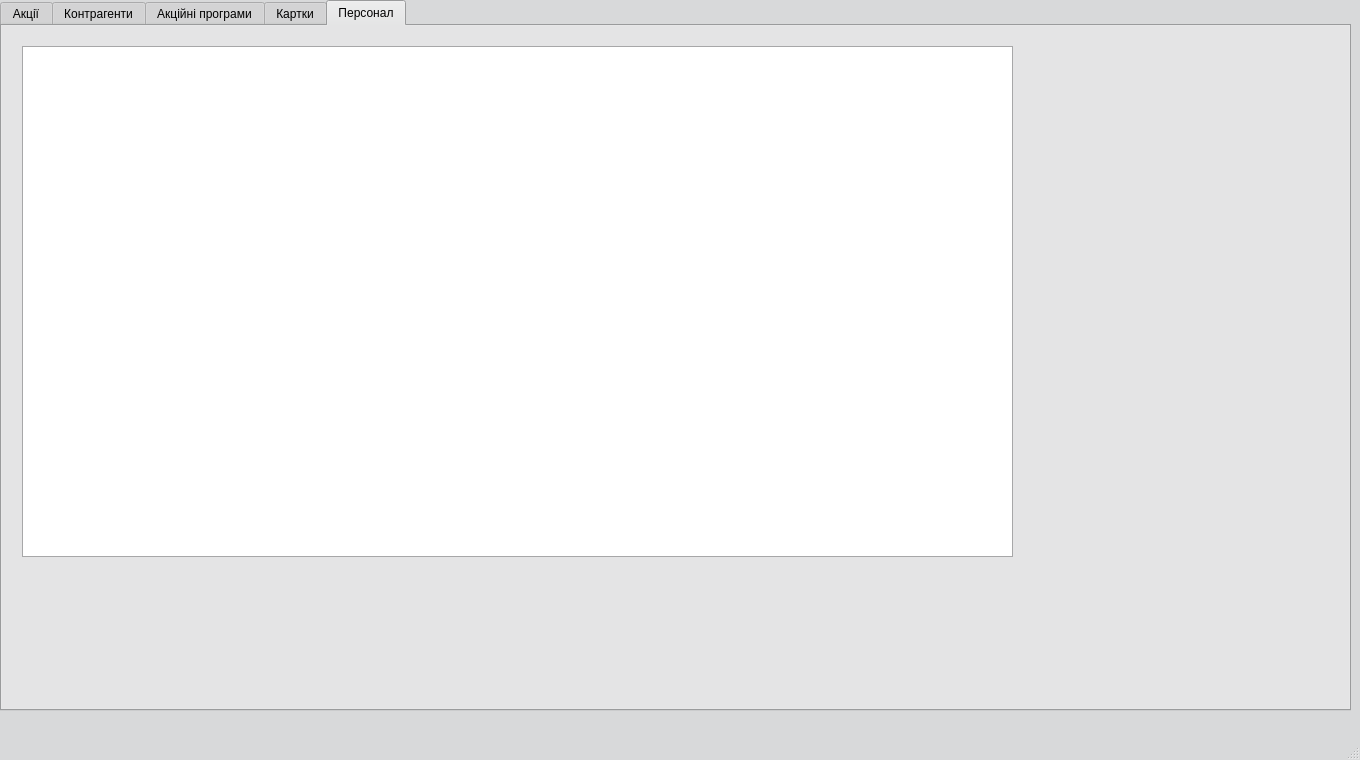
<?xml version="1.0" encoding="UTF-8"?>
<ui version="4.0">
 <class>MainWindow</class>
 <widget class="QMainWindow" name="MainWindow">
  <property name="enabled">
   <bool>true</bool>
  </property>
  <property name="geometry">
   <rect>
    <x>0</x>
    <y>0</y>
    <width>1360</width>
    <height>760</height>
   </rect>
  </property>
  <property name="sizePolicy">
   <sizepolicy hsizetype="MinimumExpanding" vsizetype="MinimumExpanding">
    <horstretch>0</horstretch>
    <verstretch>0</verstretch>
   </sizepolicy>
  </property>
  <property name="palette">
   <palette>
    <active>
     <colorrole role="WindowText">
      <brush brushstyle="SolidPattern">
       <color alpha="255">
        <red>0</red>
        <green>0</green>
        <blue>0</blue>
       </color>
      </brush>
     </colorrole>
     <colorrole role="Button">
      <brush brushstyle="SolidPattern">
       <color alpha="255">
        <red>216</red>
        <green>217</green>
        <blue>218</blue>
       </color>
      </brush>
     </colorrole>
     <colorrole role="Light">
      <brush brushstyle="SolidPattern">
       <color alpha="255">
        <red>255</red>
        <green>255</green>
        <blue>255</blue>
       </color>
      </brush>
     </colorrole>
     <colorrole role="Midlight">
      <brush brushstyle="SolidPattern">
       <color alpha="255">
        <red>235</red>
        <green>236</green>
        <blue>236</blue>
       </color>
      </brush>
     </colorrole>
     <colorrole role="Dark">
      <brush brushstyle="SolidPattern">
       <color alpha="255">
        <red>108</red>
        <green>108</green>
        <blue>109</blue>
       </color>
      </brush>
     </colorrole>
     <colorrole role="Mid">
      <brush brushstyle="SolidPattern">
       <color alpha="255">
        <red>144</red>
        <green>145</green>
        <blue>145</blue>
       </color>
      </brush>
     </colorrole>
     <colorrole role="Text">
      <brush brushstyle="SolidPattern">
       <color alpha="255">
        <red>0</red>
        <green>0</green>
        <blue>0</blue>
       </color>
      </brush>
     </colorrole>
     <colorrole role="BrightText">
      <brush brushstyle="SolidPattern">
       <color alpha="255">
        <red>255</red>
        <green>255</green>
        <blue>255</blue>
       </color>
      </brush>
     </colorrole>
     <colorrole role="ButtonText">
      <brush brushstyle="SolidPattern">
       <color alpha="255">
        <red>0</red>
        <green>0</green>
        <blue>0</blue>
       </color>
      </brush>
     </colorrole>
     <colorrole role="Base">
      <brush brushstyle="SolidPattern">
       <color alpha="255">
        <red>255</red>
        <green>255</green>
        <blue>255</blue>
       </color>
      </brush>
     </colorrole>
     <colorrole role="Window">
      <brush brushstyle="SolidPattern">
       <color alpha="255">
        <red>216</red>
        <green>217</green>
        <blue>218</blue>
       </color>
      </brush>
     </colorrole>
     <colorrole role="Shadow">
      <brush brushstyle="SolidPattern">
       <color alpha="255">
        <red>0</red>
        <green>0</green>
        <blue>0</blue>
       </color>
      </brush>
     </colorrole>
     <colorrole role="AlternateBase">
      <brush brushstyle="SolidPattern">
       <color alpha="255">
        <red>235</red>
        <green>236</green>
        <blue>236</blue>
       </color>
      </brush>
     </colorrole>
     <colorrole role="ToolTipBase">
      <brush brushstyle="SolidPattern">
       <color alpha="255">
        <red>255</red>
        <green>255</green>
        <blue>220</blue>
       </color>
      </brush>
     </colorrole>
     <colorrole role="ToolTipText">
      <brush brushstyle="SolidPattern">
       <color alpha="255">
        <red>0</red>
        <green>0</green>
        <blue>0</blue>
       </color>
      </brush>
     </colorrole>
    </active>
    <inactive>
     <colorrole role="WindowText">
      <brush brushstyle="SolidPattern">
       <color alpha="255">
        <red>0</red>
        <green>0</green>
        <blue>0</blue>
       </color>
      </brush>
     </colorrole>
     <colorrole role="Button">
      <brush brushstyle="SolidPattern">
       <color alpha="255">
        <red>216</red>
        <green>217</green>
        <blue>218</blue>
       </color>
      </brush>
     </colorrole>
     <colorrole role="Light">
      <brush brushstyle="SolidPattern">
       <color alpha="255">
        <red>255</red>
        <green>255</green>
        <blue>255</blue>
       </color>
      </brush>
     </colorrole>
     <colorrole role="Midlight">
      <brush brushstyle="SolidPattern">
       <color alpha="255">
        <red>235</red>
        <green>236</green>
        <blue>236</blue>
       </color>
      </brush>
     </colorrole>
     <colorrole role="Dark">
      <brush brushstyle="SolidPattern">
       <color alpha="255">
        <red>108</red>
        <green>108</green>
        <blue>109</blue>
       </color>
      </brush>
     </colorrole>
     <colorrole role="Mid">
      <brush brushstyle="SolidPattern">
       <color alpha="255">
        <red>144</red>
        <green>145</green>
        <blue>145</blue>
       </color>
      </brush>
     </colorrole>
     <colorrole role="Text">
      <brush brushstyle="SolidPattern">
       <color alpha="255">
        <red>0</red>
        <green>0</green>
        <blue>0</blue>
       </color>
      </brush>
     </colorrole>
     <colorrole role="BrightText">
      <brush brushstyle="SolidPattern">
       <color alpha="255">
        <red>255</red>
        <green>255</green>
        <blue>255</blue>
       </color>
      </brush>
     </colorrole>
     <colorrole role="ButtonText">
      <brush brushstyle="SolidPattern">
       <color alpha="255">
        <red>0</red>
        <green>0</green>
        <blue>0</blue>
       </color>
      </brush>
     </colorrole>
     <colorrole role="Base">
      <brush brushstyle="SolidPattern">
       <color alpha="255">
        <red>255</red>
        <green>255</green>
        <blue>255</blue>
       </color>
      </brush>
     </colorrole>
     <colorrole role="Window">
      <brush brushstyle="SolidPattern">
       <color alpha="255">
        <red>216</red>
        <green>217</green>
        <blue>218</blue>
       </color>
      </brush>
     </colorrole>
     <colorrole role="Shadow">
      <brush brushstyle="SolidPattern">
       <color alpha="255">
        <red>0</red>
        <green>0</green>
        <blue>0</blue>
       </color>
      </brush>
     </colorrole>
     <colorrole role="AlternateBase">
      <brush brushstyle="SolidPattern">
       <color alpha="255">
        <red>235</red>
        <green>236</green>
        <blue>236</blue>
       </color>
      </brush>
     </colorrole>
     <colorrole role="ToolTipBase">
      <brush brushstyle="SolidPattern">
       <color alpha="255">
        <red>255</red>
        <green>255</green>
        <blue>220</blue>
       </color>
      </brush>
     </colorrole>
     <colorrole role="ToolTipText">
      <brush brushstyle="SolidPattern">
       <color alpha="255">
        <red>0</red>
        <green>0</green>
        <blue>0</blue>
       </color>
      </brush>
     </colorrole>
    </inactive>
    <disabled>
     <colorrole role="WindowText">
      <brush brushstyle="SolidPattern">
       <color alpha="255">
        <red>108</red>
        <green>108</green>
        <blue>109</blue>
       </color>
      </brush>
     </colorrole>
     <colorrole role="Button">
      <brush brushstyle="SolidPattern">
       <color alpha="255">
        <red>216</red>
        <green>217</green>
        <blue>218</blue>
       </color>
      </brush>
     </colorrole>
     <colorrole role="Light">
      <brush brushstyle="SolidPattern">
       <color alpha="255">
        <red>255</red>
        <green>255</green>
        <blue>255</blue>
       </color>
      </brush>
     </colorrole>
     <colorrole role="Midlight">
      <brush brushstyle="SolidPattern">
       <color alpha="255">
        <red>235</red>
        <green>236</green>
        <blue>236</blue>
       </color>
      </brush>
     </colorrole>
     <colorrole role="Dark">
      <brush brushstyle="SolidPattern">
       <color alpha="255">
        <red>108</red>
        <green>108</green>
        <blue>109</blue>
       </color>
      </brush>
     </colorrole>
     <colorrole role="Mid">
      <brush brushstyle="SolidPattern">
       <color alpha="255">
        <red>144</red>
        <green>145</green>
        <blue>145</blue>
       </color>
      </brush>
     </colorrole>
     <colorrole role="Text">
      <brush brushstyle="SolidPattern">
       <color alpha="255">
        <red>108</red>
        <green>108</green>
        <blue>109</blue>
       </color>
      </brush>
     </colorrole>
     <colorrole role="BrightText">
      <brush brushstyle="SolidPattern">
       <color alpha="255">
        <red>255</red>
        <green>255</green>
        <blue>255</blue>
       </color>
      </brush>
     </colorrole>
     <colorrole role="ButtonText">
      <brush brushstyle="SolidPattern">
       <color alpha="255">
        <red>108</red>
        <green>108</green>
        <blue>109</blue>
       </color>
      </brush>
     </colorrole>
     <colorrole role="Base">
      <brush brushstyle="SolidPattern">
       <color alpha="255">
        <red>216</red>
        <green>217</green>
        <blue>218</blue>
       </color>
      </brush>
     </colorrole>
     <colorrole role="Window">
      <brush brushstyle="SolidPattern">
       <color alpha="255">
        <red>216</red>
        <green>217</green>
        <blue>218</blue>
       </color>
      </brush>
     </colorrole>
     <colorrole role="Shadow">
      <brush brushstyle="SolidPattern">
       <color alpha="255">
        <red>0</red>
        <green>0</green>
        <blue>0</blue>
       </color>
      </brush>
     </colorrole>
     <colorrole role="AlternateBase">
      <brush brushstyle="SolidPattern">
       <color alpha="255">
        <red>216</red>
        <green>217</green>
        <blue>218</blue>
       </color>
      </brush>
     </colorrole>
     <colorrole role="ToolTipBase">
      <brush brushstyle="SolidPattern">
       <color alpha="255">
        <red>255</red>
        <green>255</green>
        <blue>220</blue>
       </color>
      </brush>
     </colorrole>
     <colorrole role="ToolTipText">
      <brush brushstyle="SolidPattern">
       <color alpha="255">
        <red>0</red>
        <green>0</green>
        <blue>0</blue>
       </color>
      </brush>
     </colorrole>
    </disabled>
   </palette>
  </property>
  <property name="windowTitle">
   <string>Супермаркет</string>
  </property>
  <widget class="QWidget" name="centralWidget">
   <property name="sizePolicy">
    <sizepolicy hsizetype="Expanding" vsizetype="Expanding">
     <horstretch>0</horstretch>
     <verstretch>0</verstretch>
    </sizepolicy>
   </property>
   <property name="mouseTracking">
    <bool>false</bool>
   </property>
   <property name="focusPolicy">
    <enum>Qt::NoFocus</enum>
   </property>
   <widget class="QTabWidget" name="tabWidget">
    <property name="geometry">
     <rect>
      <x>0</x>
      <y>0</y>
      <width>1351</width>
      <height>711</height>
     </rect>
    </property>
    <property name="sizePolicy">
     <sizepolicy hsizetype="Expanding" vsizetype="Expanding">
      <horstretch>0</horstretch>
      <verstretch>0</verstretch>
     </sizepolicy>
    </property>
    <property name="focusPolicy">
     <enum>Qt::NoFocus</enum>
    </property>
    <property name="toolTip">
     <string>&lt;html&gt;&lt;head/&gt;&lt;body&gt;&lt;p&gt;&lt;br/&gt;&lt;/p&gt;&lt;/body&gt;&lt;/html&gt;</string>
    </property>
    <property name="whatsThis">
     <string>&lt;html&gt;&lt;head/&gt;&lt;body&gt;&lt;p&gt;&lt;br/&gt;&lt;/p&gt;&lt;/body&gt;&lt;/html&gt;</string>
    </property>
    <property name="currentIndex">
     <number>4</number>
    </property>
    <widget class="QWidget" name="tab_actions">
     <property name="enabled">
      <bool>true</bool>
     </property>
     <property name="focusPolicy">
      <enum>Qt::NoFocus</enum>
     </property>
     <attribute name="title">
      <string>Акції</string>
     </attribute>
     <widget class="QTableView" name="tableView_actions">
      <property name="geometry">
       <rect>
        <x>20</x>
        <y>20</y>
        <width>991</width>
        <height>511</height>
       </rect>
      </property>
      <property name="focusPolicy">
       <enum>Qt::NoFocus</enum>
      </property>
     </widget>
     <widget class="QPushButton" name="add_action_button">
      <property name="geometry">
       <rect>
        <x>1050</x>
        <y>320</y>
        <width>261</width>
        <height>27</height>
       </rect>
      </property>
      <property name="text">
       <string>Додати акцію</string>
      </property>
     </widget>
     <widget class="QFrame" name="frame">
      <property name="geometry">
       <rect>
        <x>1030</x>
        <y>20</y>
        <width>301</width>
        <height>291</height>
       </rect>
      </property>
      <property name="frameShape">
       <enum>QFrame::StyledPanel</enum>
      </property>
      <property name="frameShadow">
       <enum>QFrame::Plain</enum>
      </property>
      <widget class="QWidget" name="gridLayoutWidget">
       <property name="geometry">
        <rect>
         <x>10</x>
         <y>10</y>
         <width>281</width>
         <height>271</height>
        </rect>
       </property>
       <layout class="QGridLayout" name="gridLayout">
        <item row="6" column="0">
         <widget class="QLabel" name="label_4">
          <property name="text">
           <string>Назва акції</string>
          </property>
          <property name="alignment">
           <set>Qt::AlignBottom|Qt::AlignHCenter</set>
          </property>
         </widget>
        </item>
        <item row="4" column="0">
         <widget class="QLabel" name="label_3">
          <property name="text">
           <string>Відсотки по акції</string>
          </property>
          <property name="alignment">
           <set>Qt::AlignBottom|Qt::AlignHCenter</set>
          </property>
         </widget>
        </item>
        <item row="5" column="0">
         <widget class="QLineEdit" name="action_percent_field">
          <property name="layoutDirection">
           <enum>Qt::LeftToRight</enum>
          </property>
          <property name="alignment">
           <set>Qt::AlignCenter</set>
          </property>
         </widget>
        </item>
        <item row="3" column="0">
         <widget class="QDateEdit" name="stop_action_date">
          <property name="alignment">
           <set>Qt::AlignCenter</set>
          </property>
          <property name="displayFormat">
           <string>dd.MM.yyyy</string>
          </property>
          <property name="calendarPopup">
           <bool>true</bool>
          </property>
          <property name="date">
           <date>
            <year>2016</year>
            <month>1</month>
            <day>2</day>
           </date>
          </property>
         </widget>
        </item>
        <item row="2" column="0">
         <widget class="QLabel" name="label_2">
          <property name="text">
           <string>Кінець акції</string>
          </property>
          <property name="alignment">
           <set>Qt::AlignBottom|Qt::AlignHCenter</set>
          </property>
         </widget>
        </item>
        <item row="1" column="0">
         <widget class="QDateEdit" name="start_action_date">
          <property name="alignment">
           <set>Qt::AlignCenter</set>
          </property>
          <property name="dateTime">
           <datetime>
            <hour>0</hour>
            <minute>0</minute>
            <second>0</second>
            <year>2016</year>
            <month>1</month>
            <day>1</day>
           </datetime>
          </property>
          <property name="displayFormat">
           <string>dd.MM.yyyy</string>
          </property>
          <property name="calendarPopup">
           <bool>true</bool>
          </property>
          <property name="date">
           <date>
            <year>2016</year>
            <month>1</month>
            <day>1</day>
           </date>
          </property>
         </widget>
        </item>
        <item row="0" column="0">
         <widget class="QLabel" name="label">
          <property name="text">
           <string>Початок акції</string>
          </property>
          <property name="alignment">
           <set>Qt::AlignBottom|Qt::AlignHCenter</set>
          </property>
         </widget>
        </item>
        <item row="7" column="0">
         <widget class="QLineEdit" name="action_name_field">
          <property name="alignment">
           <set>Qt::AlignCenter</set>
          </property>
         </widget>
        </item>
       </layout>
      </widget>
     </widget>
     <widget class="QPushButton" name="clear_action_form">
      <property name="geometry">
       <rect>
        <x>1050</x>
        <y>400</y>
        <width>261</width>
        <height>27</height>
       </rect>
      </property>
      <property name="text">
       <string>Очистити форму</string>
      </property>
     </widget>
     <widget class="QPushButton" name="delete_action">
      <property name="enabled">
       <bool>false</bool>
      </property>
      <property name="geometry">
       <rect>
        <x>1050</x>
        <y>440</y>
        <width>261</width>
        <height>27</height>
       </rect>
      </property>
      <property name="text">
       <string>Видалити акцію</string>
      </property>
     </widget>
     <widget class="QPushButton" name="update_action">
      <property name="enabled">
       <bool>false</bool>
      </property>
      <property name="geometry">
       <rect>
        <x>1050</x>
        <y>360</y>
        <width>261</width>
        <height>27</height>
       </rect>
      </property>
      <property name="text">
       <string>Редагувати акцію</string>
      </property>
     </widget>
    </widget>
    <widget class="QWidget" name="tab_contractors">
     <attribute name="title">
      <string>Контрагенти</string>
     </attribute>
     <widget class="QTableView" name="tableView_contractors">
      <property name="geometry">
       <rect>
        <x>20</x>
        <y>20</y>
        <width>991</width>
        <height>511</height>
       </rect>
      </property>
     </widget>
     <widget class="QFrame" name="frame_2">
      <property name="geometry">
       <rect>
        <x>1030</x>
        <y>20</y>
        <width>301</width>
        <height>341</height>
       </rect>
      </property>
      <property name="frameShape">
       <enum>QFrame::StyledPanel</enum>
      </property>
      <property name="frameShadow">
       <enum>QFrame::Raised</enum>
      </property>
      <widget class="QWidget" name="gridLayoutWidget_2">
       <property name="geometry">
        <rect>
         <x>10</x>
         <y>10</y>
         <width>281</width>
         <height>321</height>
        </rect>
       </property>
       <layout class="QGridLayout" name="gridLayout_2">
        <item row="3" column="0">
         <widget class="QLineEdit" name="phone_field">
          <property name="alignment">
           <set>Qt::AlignCenter</set>
          </property>
         </widget>
        </item>
        <item row="4" column="0">
         <widget class="QLabel" name="label_7">
          <property name="text">
           <string>Адреса</string>
          </property>
          <property name="alignment">
           <set>Qt::AlignCenter</set>
          </property>
         </widget>
        </item>
        <item row="9" column="0">
         <widget class="QLineEdit" name="state_number_field">
          <property name="enabled">
           <bool>false</bool>
          </property>
          <property name="dragEnabled">
           <bool>false</bool>
          </property>
          <property name="readOnly">
           <bool>false</bool>
          </property>
         </widget>
        </item>
        <item row="6" column="0">
         <widget class="QCheckBox" name="is_individual">
          <property name="text">
           <string>Фіз. особа (дата народження)</string>
          </property>
          <property name="checked">
           <bool>false</bool>
          </property>
         </widget>
        </item>
        <item row="7" column="0">
         <widget class="QDateEdit" name="birthday_field">
          <property name="enabled">
           <bool>false</bool>
          </property>
          <property name="readOnly">
           <bool>false</bool>
          </property>
          <property name="displayFormat">
           <string>dd.MM.yyyy</string>
          </property>
          <property name="calendarPopup">
           <bool>true</bool>
          </property>
          <property name="date">
           <date>
            <year>2000</year>
            <month>1</month>
            <day>1</day>
           </date>
          </property>
         </widget>
        </item>
        <item row="2" column="0">
         <widget class="QLabel" name="label_6">
          <property name="text">
           <string>Номер телефону</string>
          </property>
          <property name="alignment">
           <set>Qt::AlignCenter</set>
          </property>
         </widget>
        </item>
        <item row="1" column="0">
         <widget class="QLineEdit" name="contractor_name_field">
          <property name="alignment">
           <set>Qt::AlignCenter</set>
          </property>
         </widget>
        </item>
        <item row="0" column="0">
         <widget class="QLabel" name="label_5">
          <property name="text">
           <string>Ім'я контрагента</string>
          </property>
          <property name="alignment">
           <set>Qt::AlignCenter</set>
          </property>
         </widget>
        </item>
        <item row="5" column="0">
         <widget class="QLineEdit" name="adress_field">
          <property name="alignment">
           <set>Qt::AlignCenter</set>
          </property>
         </widget>
        </item>
        <item row="8" column="0">
         <widget class="QCheckBox" name="is_entity">
          <property name="text">
           <string>Юридична особа (номер в реєстрі)</string>
          </property>
         </widget>
        </item>
       </layout>
      </widget>
     </widget>
     <widget class="QPushButton" name="add_contractor_button">
      <property name="geometry">
       <rect>
        <x>1050</x>
        <y>370</y>
        <width>261</width>
        <height>27</height>
       </rect>
      </property>
      <property name="text">
       <string>Додати контрагента</string>
      </property>
     </widget>
     <widget class="QPushButton" name="clear_contr_form">
      <property name="geometry">
       <rect>
        <x>1050</x>
        <y>450</y>
        <width>261</width>
        <height>27</height>
       </rect>
      </property>
      <property name="text">
       <string>Очистити форму</string>
      </property>
     </widget>
     <widget class="QPushButton" name="delete_contr">
      <property name="enabled">
       <bool>false</bool>
      </property>
      <property name="geometry">
       <rect>
        <x>1050</x>
        <y>490</y>
        <width>261</width>
        <height>27</height>
       </rect>
      </property>
      <property name="text">
       <string>Видалити контрагента</string>
      </property>
     </widget>
     <widget class="QPushButton" name="update_contractor">
      <property name="enabled">
       <bool>false</bool>
      </property>
      <property name="geometry">
       <rect>
        <x>1050</x>
        <y>410</y>
        <width>261</width>
        <height>27</height>
       </rect>
      </property>
      <property name="text">
       <string>Редагувати контрагента</string>
      </property>
     </widget>
    </widget>
    <widget class="QWidget" name="tab_programs">
     <attribute name="title">
      <string>Акційні програми</string>
     </attribute>
     <widget class="QTableView" name="tableView_programs">
      <property name="geometry">
       <rect>
        <x>20</x>
        <y>20</y>
        <width>991</width>
        <height>511</height>
       </rect>
      </property>
     </widget>
     <widget class="QPushButton" name="add_program_button">
      <property name="geometry">
       <rect>
        <x>1050</x>
        <y>180</y>
        <width>261</width>
        <height>27</height>
       </rect>
      </property>
      <property name="text">
       <string>Додати нову програму</string>
      </property>
     </widget>
     <widget class="QFrame" name="frame_3">
      <property name="geometry">
       <rect>
        <x>1030</x>
        <y>20</y>
        <width>301</width>
        <height>151</height>
       </rect>
      </property>
      <property name="frameShape">
       <enum>QFrame::StyledPanel</enum>
      </property>
      <property name="frameShadow">
       <enum>QFrame::Raised</enum>
      </property>
      <widget class="QWidget" name="gridLayoutWidget_3">
       <property name="geometry">
        <rect>
         <x>10</x>
         <y>10</y>
         <width>281</width>
         <height>131</height>
        </rect>
       </property>
       <layout class="QGridLayout" name="gridLayout_3">
        <item row="1" column="0">
         <widget class="QLineEdit" name="program_name_field">
          <property name="alignment">
           <set>Qt::AlignCenter</set>
          </property>
         </widget>
        </item>
        <item row="0" column="0">
         <widget class="QLabel" name="label_8">
          <property name="text">
           <string>Назва акційної програми</string>
          </property>
          <property name="alignment">
           <set>Qt::AlignCenter</set>
          </property>
         </widget>
        </item>
        <item row="2" column="0">
         <widget class="QLabel" name="label_9">
          <property name="text">
           <string>Акція в програмі</string>
          </property>
          <property name="scaledContents">
           <bool>true</bool>
          </property>
          <property name="alignment">
           <set>Qt::AlignCenter</set>
          </property>
         </widget>
        </item>
        <item row="3" column="0">
         <widget class="QComboBox" name="action_on_program"/>
        </item>
       </layout>
      </widget>
     </widget>
     <widget class="QPushButton" name="add_new_action_to_program_button">
      <property name="enabled">
       <bool>false</bool>
      </property>
      <property name="geometry">
       <rect>
        <x>1050</x>
        <y>260</y>
        <width>261</width>
        <height>27</height>
       </rect>
      </property>
      <property name="text">
       <string>Додати нову акцію в програму</string>
      </property>
     </widget>
     <widget class="QPushButton" name="update_program_button">
      <property name="enabled">
       <bool>false</bool>
      </property>
      <property name="geometry">
       <rect>
        <x>1050</x>
        <y>220</y>
        <width>261</width>
        <height>27</height>
       </rect>
      </property>
      <property name="text">
       <string>Редагувати назву програми</string>
      </property>
     </widget>
     <widget class="QPushButton" name="delete_action_from_program_button">
      <property name="enabled">
       <bool>false</bool>
      </property>
      <property name="geometry">
       <rect>
        <x>1050</x>
        <y>300</y>
        <width>261</width>
        <height>27</height>
       </rect>
      </property>
      <property name="text">
       <string>Видалити акцію з програми</string>
      </property>
     </widget>
     <widget class="QPushButton" name="clear_program_form">
      <property name="geometry">
       <rect>
        <x>1050</x>
        <y>340</y>
        <width>261</width>
        <height>27</height>
       </rect>
      </property>
      <property name="text">
       <string>Очистити форму</string>
      </property>
     </widget>
     <widget class="QPushButton" name="delete_program_button">
      <property name="enabled">
       <bool>false</bool>
      </property>
      <property name="geometry">
       <rect>
        <x>1050</x>
        <y>380</y>
        <width>261</width>
        <height>27</height>
       </rect>
      </property>
      <property name="text">
       <string>Видалити програму</string>
      </property>
     </widget>
    </widget>
    <widget class="QWidget" name="tab_cards">
     <attribute name="title">
      <string>Картки</string>
     </attribute>
     <widget class="QTableView" name="tableView_cards">
      <property name="geometry">
       <rect>
        <x>20</x>
        <y>20</y>
        <width>991</width>
        <height>511</height>
       </rect>
      </property>
     </widget>
     <widget class="QFrame" name="frame_4">
      <property name="geometry">
       <rect>
        <x>1030</x>
        <y>20</y>
        <width>301</width>
        <height>221</height>
       </rect>
      </property>
      <property name="frameShape">
       <enum>QFrame::StyledPanel</enum>
      </property>
      <property name="frameShadow">
       <enum>QFrame::Raised</enum>
      </property>
      <widget class="QWidget" name="gridLayoutWidget_4">
       <property name="geometry">
        <rect>
         <x>9</x>
         <y>9</y>
         <width>281</width>
         <height>201</height>
        </rect>
       </property>
       <layout class="QGridLayout" name="gridLayout_4">
        <item row="0" column="0">
         <widget class="QLabel" name="label_10">
          <property name="text">
           <string>Контрагент</string>
          </property>
          <property name="alignment">
           <set>Qt::AlignCenter</set>
          </property>
         </widget>
        </item>
        <item row="3" column="0">
         <widget class="QComboBox" name="program_on_card"/>
        </item>
        <item row="4" column="0">
         <widget class="QLabel" name="label_12">
          <property name="text">
           <string>Окрема акція</string>
          </property>
          <property name="alignment">
           <set>Qt::AlignCenter</set>
          </property>
         </widget>
        </item>
        <item row="2" column="0">
         <widget class="QLabel" name="label_11">
          <property name="text">
           <string>Програма на картці</string>
          </property>
          <property name="alignment">
           <set>Qt::AlignCenter</set>
          </property>
         </widget>
        </item>
        <item row="1" column="0">
         <widget class="QComboBox" name="contr_for_card"/>
        </item>
        <item row="5" column="0">
         <widget class="QComboBox" name="single_action_on_card"/>
        </item>
       </layout>
      </widget>
     </widget>
     <widget class="QPushButton" name="add_card">
      <property name="geometry">
       <rect>
        <x>1050</x>
        <y>250</y>
        <width>261</width>
        <height>27</height>
       </rect>
      </property>
      <property name="text">
       <string>Додати картку</string>
      </property>
     </widget>
     <widget class="QPushButton" name="add_program_on_card">
      <property name="enabled">
       <bool>false</bool>
      </property>
      <property name="geometry">
       <rect>
        <x>1050</x>
        <y>290</y>
        <width>261</width>
        <height>27</height>
       </rect>
      </property>
      <property name="text">
       <string>Додати програму на картку</string>
      </property>
     </widget>
     <widget class="QPushButton" name="delete_program_from_card">
      <property name="enabled">
       <bool>false</bool>
      </property>
      <property name="geometry">
       <rect>
        <x>1050</x>
        <y>330</y>
        <width>261</width>
        <height>27</height>
       </rect>
      </property>
      <property name="text">
       <string>Видалити програму з картки</string>
      </property>
     </widget>
     <widget class="QPushButton" name="add_single_action_on_card">
      <property name="enabled">
       <bool>false</bool>
      </property>
      <property name="geometry">
       <rect>
        <x>1050</x>
        <y>370</y>
        <width>261</width>
        <height>27</height>
       </rect>
      </property>
      <property name="text">
       <string>Додати окрему акцію на картку</string>
      </property>
     </widget>
     <widget class="QPushButton" name="delete_single_action_from_card">
      <property name="enabled">
       <bool>false</bool>
      </property>
      <property name="geometry">
       <rect>
        <x>1050</x>
        <y>410</y>
        <width>261</width>
        <height>27</height>
       </rect>
      </property>
      <property name="text">
       <string>Видалити окрему акцію з картки</string>
      </property>
     </widget>
     <widget class="QPushButton" name="clear_card_form">
      <property name="geometry">
       <rect>
        <x>1050</x>
        <y>450</y>
        <width>261</width>
        <height>27</height>
       </rect>
      </property>
      <property name="text">
       <string>Очистити форму</string>
      </property>
     </widget>
    </widget>
    <widget class="QWidget" name="tab_stuff">
     <property name="focusPolicy">
      <enum>Qt::NoFocus</enum>
     </property>
     <property name="toolTip">
      <string/>
     </property>
     <attribute name="title">
      <string>Персонал</string>
     </attribute>
     <widget class="QTableView" name="tableView_persons">
      <property name="geometry">
       <rect>
        <x>20</x>
        <y>20</y>
        <width>991</width>
        <height>511</height>
       </rect>
      </property>
     </widget>
    </widget>
   </widget>
  </widget>
  <widget class="QMenuBar" name="menuBar">
   <property name="geometry">
    <rect>
     <x>0</x>
     <y>0</y>
     <width>1360</width>
     <height>25</height>
    </rect>
   </property>
  </widget>
  <widget class="QStatusBar" name="statusBar"/>
 </widget>
 <layoutdefault spacing="6" margin="11"/>
 <resources/>
 <connections/>
</ui>
